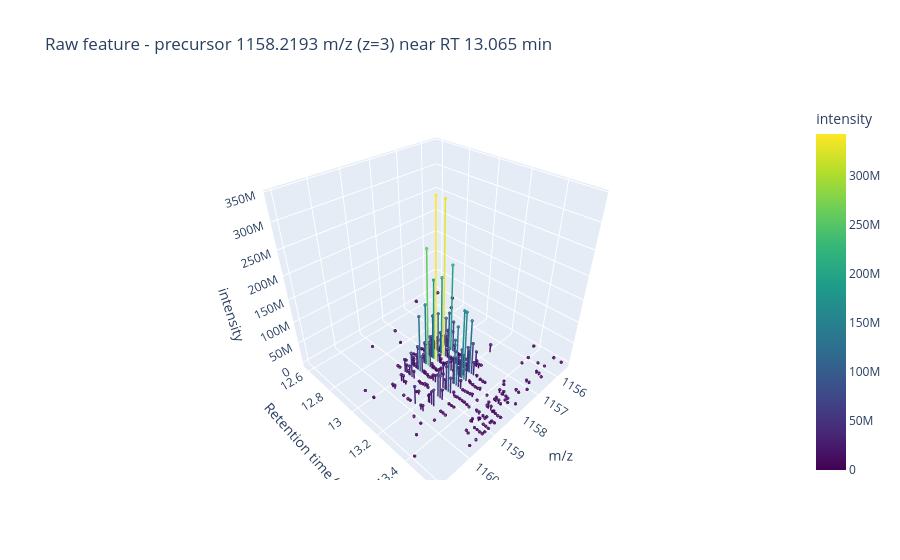

Here is the notebook cell this chart was saved with:
### Code cell
# The raw feature: every real MS1 peak at its measured (m/z, RT, intensity).
# No binning, no encoding decisions yet -- this is the LC-MS map region as recorded.
# Each peak is drawn as a stick rising from the m/z x RT plane to its intensity, so every
# MS1 scan looks like a familiar centroided spectrum, stacked along retention time.
# Rotate the interactive plot to see the feature's structure:
#   * along m/z  -> the isotope envelope (peaks spaced 1/z ~= 0.333 for this z=3 ion)
#   * along RT   -> the bell-shaped elution profile, brightest at the apex
raw_cloud = points[['rt', 'mz', 'intensity']].to_numpy()
fig = plot_lcms_point_cloud(
    raw_cloud,
    title=f'Raw feature - precursor {FEATURE_MZ} m/z (z={FEATURE_CHARGE}) near RT {FEATURE_RT} min',
    sticks=True,
)
fig.show()

### Figure 1 — Plotly figure (JSON) as saved in the notebook; plotly's stock layout.template omitted (floating-point values rounded to 4 significant figures; data arrays with more than 128 entries replaced by an {"elided": "..."} marker saying what was removed)
{"data": [{"hoverinfo": "skip", "line": {"cmax": 342203104, "cmin": 0, "color": {"elided": "765 float values"}, "colorscale": [[0, "#440154"], [0.1111, "#482878"], [0.2222, "#3e4989"], [0.3333, "#31688e"], [0.4444, "#26828e"], [0.5556, "#1f9e89"], [0.6667, "#35b779"], [0.7778, "#6ece58"], [0.8889, "#b5de2b"], [1, "#fde725"]], "width": 3}, "mode": "lines", "showlegend": false, "type": "scatter3d", "x": {"elided": "765 float values"}, "y": {"elided": "765 float values"}, "z": {"elided": "765 float values"}}, {"hovertemplate": "m/z: %{x:.4f}<br>RT: %{y:.3f} min<br>intensity: %{z:.0f}<extra></extra>", "marker": {"cmax": 342203104, "cmin": 0, "color": {"elided": "255 float values"}, "colorbar": {"title": {"text": "intensity"}}, "colorscale": [[0, "#440154"], [0.1111, "#482878"], [0.2222, "#3e4989"], [0.3333, "#31688e"], [0.4444, "#26828e"], [0.5556, "#1f9e89"], [0.6667, "#35b779"], [0.7778, "#6ece58"], [0.8889, "#b5de2b"], [1, "#fde725"]], "opacity": 0.85, "size": 2}, "mode": "markers", "showlegend": false, "type": "scatter3d", "x": {"elided": "255 float values"}, "y": {"elided": "255 float values"}, "z": {"elided": "255 float values"}}], "layout": {"scene": {"xaxis": {"title": {"text": "m/z"}}, "yaxis": {"title": {"text": "Retention time (min)"}}, "zaxis": {"rangemode": "tozero", "title": {"text": "intensity"}}}, "title": {"text": "Raw feature - precursor 1158.2193 m/z (z=3) near RT 13.065 min"}}}
